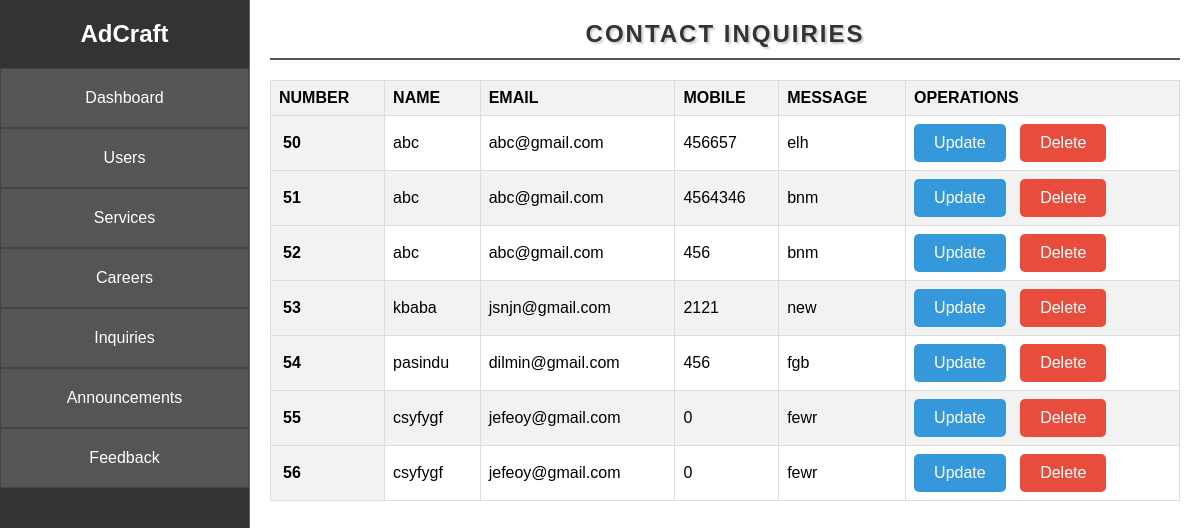
/Admindash/contactus/display.php, run on the app's committed database.
### tables this page shows
CREATE TABLE `contact` (
  `id` int(11) NOT NULL,
  `name` varchar(100) NOT NULL,
  `mail` varchar(100) NOT NULL,
  `mobile` int(10) NOT NULL,
  `message` text NOT NULL
);

### Admindash/contactus/display.php (the view, shortened to what this page needs)
<?php
include 'db_con.php';
?>
<!DOCTYPE html>
<html lang="en">
<head>
    <link rel="stylesheet" href="styles.css">
    <link rel="stylesheet" href="../styles.css">
    <link rel="stylesheet" href="../Hello/ancstyle.css">
</head>
<body>
<div class="sidebar">
        <h2>AdCraft</h2>
        <ul>
        <li><a href="../index.php" class="active">Dashboard</a></li>
            <li><a href="../users/admin.php">Users</a></li>
            <li><a href="../Inquiry/adminview.php">Services</a></li>
            <li><a href="../Careers/front.php">Careers</a></li>
            <li><a href="#">Inquiries</a></li>
            <li><a href="../Hello/display.php">Announcements</a></li>
            <li><a href="../feedback/admin.php">Feedback</a></li>
        </ul>
    </div>
    <div class="content">
<div class="display">
    <h2 class="createform">Contact inquiries</h2>
    <table class="table">
        <thead>
            <tr>
                <th scope="col">Number</th>
                <th scope="col">Name</th>
                <th scope="col">Email</th>
                <th scope="col">Mobile</th>
                <th scope="col">Message</th>
                <th scope="col">Operations</th>
            </tr>
        </thead>
        <tbody>
        <?php
            $sql = "SELECT * FROM `contact`";
            $result = mysqli_query($con, $sql);
            if ($result) {
                while ($row = mysqli_fetch_assoc($result)) {
                    $id = $row['id'];
                    $name = $row['name'];
                    $mail = $row['mail'];
                    $mobile = $row['mobile'];
                    $message = $row['message'];
                    echo '<tr>
                            <th scope="row">' . $id . '</th>
                            <td>' . $name . '</td>
                            <td>' . $mail . '</td>
                            <td>' . $mobile . '</td>
                            <td>' . $message . '</td>
                            <td>
                            <button class="update"><a href="update.php?
                            updateid='.$id.'">Update</a></button>
                            <button class="delete"><a href="delete.php?
                            deleteid='.$id.'">Delete</a></button>
                        </td>
                            </tr>';
                }
            }
        ?>
        </tbody>
    </table>
</body>
</html>

### Admindash/contactus/styles.css (style rules this page uses)
:root { --primary-light: #4aa8a3; --primary-dark: #04555b; --black: #000000; --white: #efefef; }
* { margin: 0%; padding: 0%; box-sizing: border-box; }
body { font-family: "Jost", sans-serif; overflow-x: hidden; }
a { text-decoration: none; color: inherit; }
button { padding: 10px 20px; border: none; border-radius: 5px; background-color: #007bff; color: #fff; font-size: 16px; cursor: pointer; }

### Admindash/styles.css (style rules this page uses)
body { margin: 0; font-family: Arial, sans-serif; background-image: url(main.png); background-repeat: no-repeat; background-size: cover; }
.sidebar { height: 100%; width: 250px; position: fixed; top: 0; left: 0; background-color: #333; padding-top: 20px; padding-bottom: 20px; border-right: 1px solid #666; }
.sidebar h2 { color: #fff; text-align: center; font-size: 24px; margin-bottom: 20px; }
.sidebar ul { list-style-type: none; padding: 0; margin: 0; }
.sidebar ul li { padding: 0px; text-align: center; }
.sidebar ul li a { color: #fff; text-decoration: none; display: block; padding: 20px; border: 1px solid #444; background-color: #555; transition: background-color 0.3s; }
.content { margin-left: 250px; padding: 20px; }

### Admindash/Hello/ancstyle.css (style rules this page uses)
.table { width: 100%; border-collapse: collapse; border-spacing: 0; }
.table th { background-color: #f2f2f2; border: 1px solid #ddd; padding: 12px; text-align: left; font-weight: bold; text-transform: uppercase; }
.table td { border: 1px solid #ddd; padding: 12px; }
.table tbody tr:nth-child(even) { background-color: #f9f9f9; }
.update { background-color: #3498db; border: none; color: white; padding: 10px 20px; text-align: center; text-decoration: none; display: inline-block; font-size: 16px; margin-right: 10px; border-radius: 5px; cursor: pointer; }
.update a { color: inherit; text-decoration: none; }
.delete { background-color: #e74c3c; border: none; color: white; padding: 10px 20px; text-align: center; text-decoration: none; display: inline-block; font-size: 16px; border-radius: 5px; cursor: pointer; }
.delete a { color: inherit; text-decoration: none; }
.createform { font-size: 24px; color: #333; margin-bottom: 20px; text-align: center; text-transform: uppercase; font-weight: bold; letter-spacing: 2px; text-shadow: 2px 2px 2px rgba(0, 0, 0, 0.2); border-bottom: 2px solid #555; padding-bottom: 10px; }

### Admindash/contactus/display.php (style rules this page uses)
.table { width: 100%; border-collapse: collapse; }
.table thead th { background-color: #f2f2f2; border: 1px solid #ddd; padding: 8px; text-align: left; }
.table tbody td { border: 1px solid #ddd; padding: 8px; }
.table tbody tr:nth-child(even) { background-color: #f2f2f2; }
.table th, .table td { padding-right: 20px; }

### data on the page
contact: id "50", name "abc", mail "abc@gmail.com", mobile "456657", message "elh"
contact: id "51", name "abc", mail "abc@gmail.com", mobile "4564346", message "bnm"
contact: id "52", name "abc", mail "abc@gmail.com", mobile "456", message "bnm"
contact: id "53", name "kbaba", mail "jsnjn@gmail.com", mobile "2121", message "new"
contact: id "54", name "pasindu", mail "dilmin@gmail.com", mobile "456", message "fgb"
contact: id "55", name "csyfygf", mail "jefeoy@gmail.com", mobile "0", message "fewr"
contact: id "56", name "csyfygf", mail "jefeoy@gmail.com", mobile "0", message "fewr"
